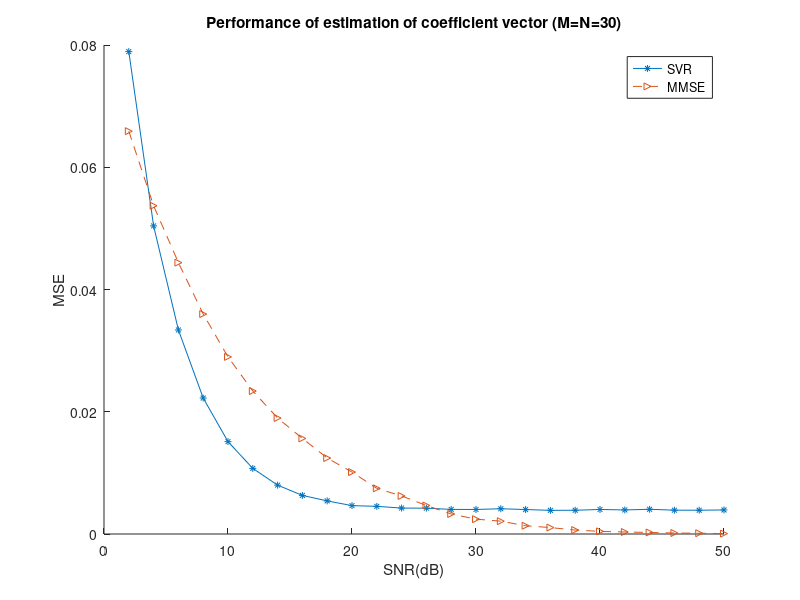
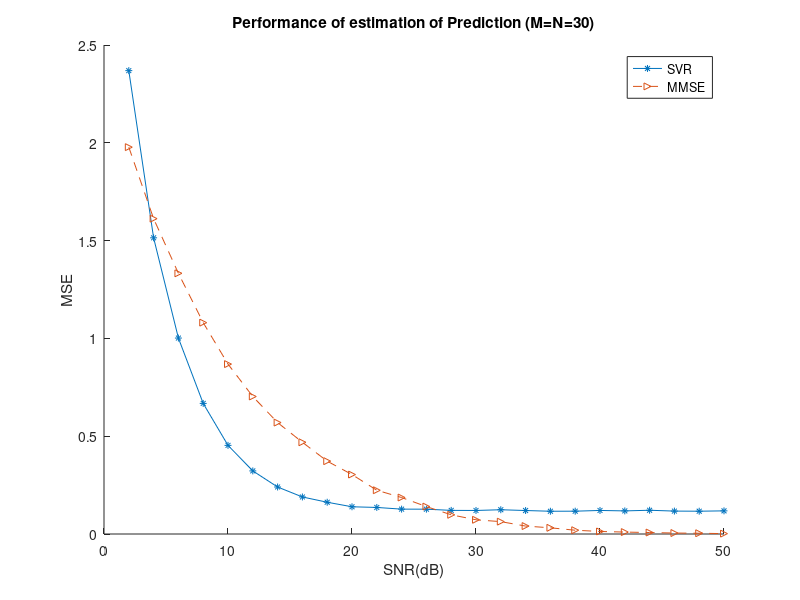
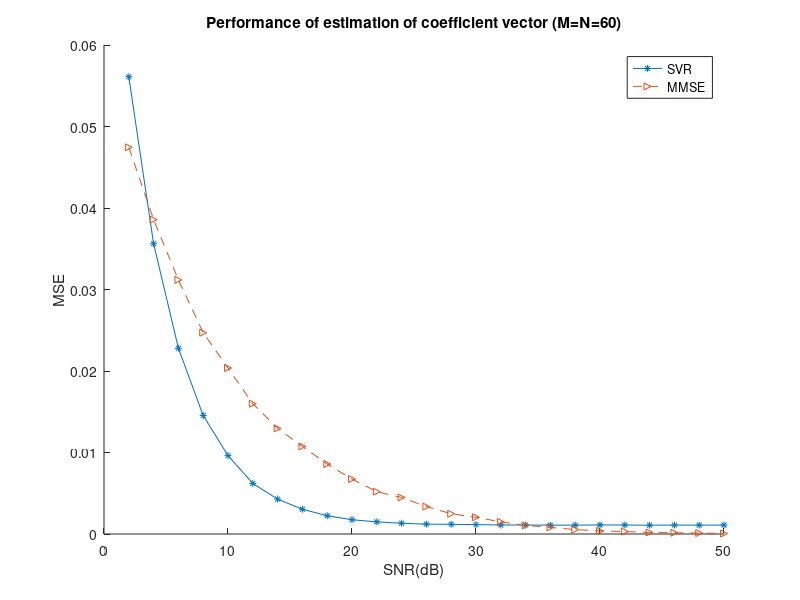
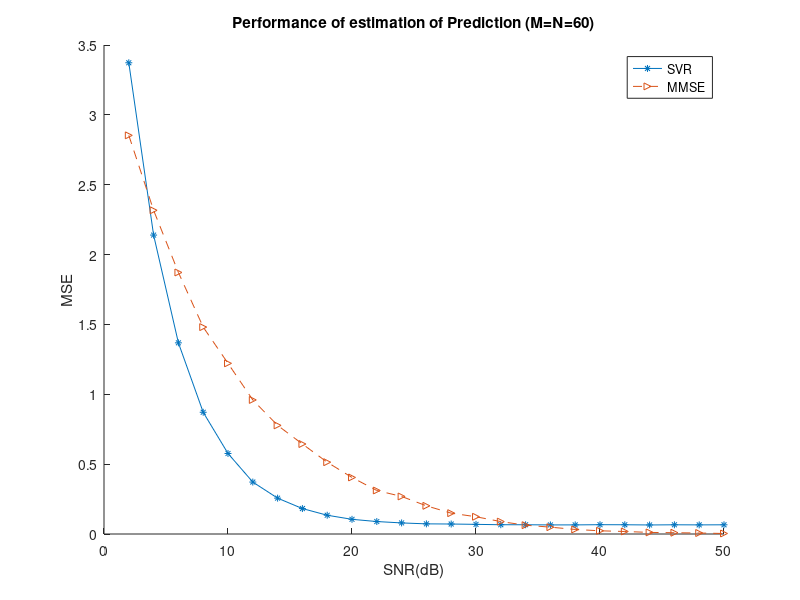

The MATLAB source for these figures, in order:

%% This routine plot the figure shows the relation between the estimation accuracy of regression coefficient vector 
% and prediction accuracy
% SNR range 4:2:50 
% the results come from document "Prediction_coefficintVector.txt"
%% estimation performance of coefficient vector
SVR_co_30=[0.0789224079, 0.0504061237, 0.0333774677, 0.0222423643, 0.0151116510, 0.0107323875, 0.0079958554, 0.0063132429,...
    0.0054177486, 0.0046408867, 0.0045253741, 0.0042417408, 0.0042283785, 0.0040234995, 0.0040143501, 0.0041348221, 0.0040024443,...
    0.0038712153, 0.0038864659, 0.0040122933, 0.0039355676, 0.0040467161, 0.0038989989, 0.0038904811, 0.0039369043];
SVR_co_60=[0.0561000691, 0.0356182253, 0.0227912084, 0.0145359509, 0.0096162149, 0.0062065738, 0.0042770933, 0.0030368061, 0.0022383758,...
    0.0017501695, 0.0014876383, 0.0013215091, 0.0012094909, 0.0011917014, 0.0011510256, 0.0011057703, 0.0011046035, 0.0010859320, 0.0010891540,...
    0.0011087624, 0.0011041726, 0.0010761054, 0.0010990271, 0.0010864899, 0.0010985828];
MMSE_co_30=[0.0659036699, 0.0537008968, 0.0443958894, 0.0359830901, 0.0289774108, 0.0233917904, 0.0189737100, 0.0156352822, 0.0124282240, 0.0101309362,...
    0.0074698356, 0.0062219210, 0.0046685664, 0.0032788112, 0.0024301758, 0.0020995433, 0.0013488356, 0.0010525007, 0.0006432275, 0.0004336138,...
    0.0003274701, 0.0002516067, 0.0001653294, 0.0001293364, 0.0000653780];
MMSE_co_60=[0.0474515519, 0.0385745710, 0.0311828767, 0.0247037567, 0.0203675705, 0.0159943194, 0.0129578249, 0.0107426743, 0.0085807283,...
    0.0067413469, 0.0051925796, 0.0044813251, 0.0033629042, 0.0024850931, 0.0020547517, 0.0014854043, 0.0010512883, 0.0008141351, 0.0005424724, ...
    0.0003838695, 0.0003011044, 0.0001907929, 0.0001527696, 0.0001184031, 0.0000607058];

%% prediction performance
SVR_pre_30=[2.3689781115, 1.5142107366, 1.0017462205, 0.6676140978, 0.4530733283, 0.3226213906, 0.2402784926, 0.1893413036,...
    0.1623680248, 0.1391982818, 0.1357663617, 0.1271315956, 0.1268923524, 0.1207863347, 0.1203362465, 0.1240658055, 0.1200579815,...
    0.1163514212, 0.1166544045, 0.1204087460, 0.1180973798, 0.1214282007, 0.1171266930, 0.1165336911, 0.1183350493];
SVR_pre_60=[3.3728021369, 2.1395550281, 1.3681864017, 0.8712988417, 0.5762678031, 0.3718084608, 0.2566510366, 0.1821042164,...
    0.1343340571, 0.1050662504, 0.0891941882, 0.0793095217, 0.0726219796, 0.0714809952, 0.0690236521, 0.0663734807, 0.0662027596, 0.0650422708,...
    0.0652045227, 0.0666210101, 0.0661797516, 0.0647012507, 0.0659383432, 0.0652619991, 0.0658862205];
MMSE_pre_30=[1.9777904431, 1.6122110112, 1.3327574379, 1.0806127336, 0.8685803795, 0.7028948025, 0.5695616883, 0.4689685078, 0.3723577618, 0.3039546666,...
    0.2237373615, 0.1864416988, 0.1401610648, 0.0982278490, 0.0726858162, 0.0631979043, 0.0405881956, 0.0316546614, 0.0193422321, 0.0130039706,...
    0.0098546390, 0.0075230856, 0.0049690140, 0.0039049952, 0.0019751426];
MMSE_pre_60=[2.8533378075, 2.3170326617, 1.8719543581, 1.4808333244, 1.2213666946, 0.9594889586, 0.7775360854, 0.6441364563, 0.5138505476, ...
    0.4046481437, 0.3114183473, 0.2687253411, 0.2016788596, 0.1491567265, 0.1234689343, 0.0889334019, 0.0630854886, 0.0489662905, 0.0325560281, ...
    0.0229411241, 0.0180114723, 0.0114331884, 0.0091634805, 0.0070723443, 0.0036617704];

%% Figure plotting
SNR=2:2:50;
figure(1)
title('Performance of estimation of coefficient vector (M=N=30)');
hold on 
plot(SNR, SVR_co_30, '-*', 'MarkerSize', 5), xlabel('SNR(dB)'), ylabel('MSE');
hold on 
plot(SNR, MMSE_co_30, '-->', 'MarkerSize', 5), xlabel('SNR(dB)'), ylabel('MSE');
hold on 
legend('SVR', 'MMSE');
hold off

figure(2)
title('Performance of estimation of Prediction (M=N=30)');
hold on 
plot(SNR, SVR_pre_30, '-*', 'MarkerSize', 5), xlabel('SNR(dB)'), ylabel('MSE');
hold on 
plot(SNR, MMSE_pre_30, '-->', 'MarkerSize', 5), xlabel('SNR(dB)'), ylabel('MSE');
hold on 
legend('SVR', 'MMSE');
hold off


figure(3)
title('Performance of estimation of coefficient vector (M=N=60)');
hold on 
plot(SNR, SVR_co_60, '-*', 'MarkerSize', 5), xlabel('SNR(dB)'), ylabel('MSE');
hold on 
plot(SNR, MMSE_co_60, '-->', 'MarkerSize', 5), xlabel('SNR(dB)'), ylabel('MSE');
hold on 
legend('SVR', 'MMSE');
hold off

figure(4)
title('Performance of estimation of Prediction (M=N=60)');
hold on 
plot(SNR, SVR_pre_60, '-*', 'MarkerSize', 5), xlabel('SNR(dB)'), ylabel('MSE');
hold on 
plot(SNR, MMSE_pre_60, '-->', 'MarkerSize', 5), xlabel('SNR(dB)'), ylabel('MSE');
hold on 
legend('SVR', 'MMSE');
hold off